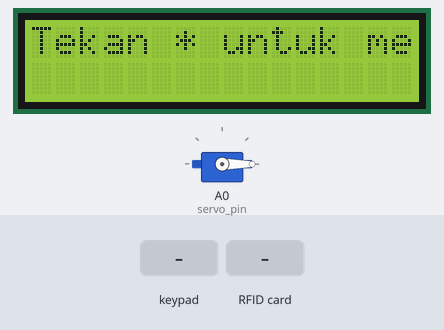
Bench run of a sketch on a simulated Arduino Uno, built with avr-gcc and run on an emulated ATmega328P. On the bench: 16×2 character LCD, servo. Inputs (shaded band) come from the test bench. What the sketch prints to the serial monitor is not drawn.

Above: at 1.3 s.
1.4 s: key '*' pressed
At 2.0 s:
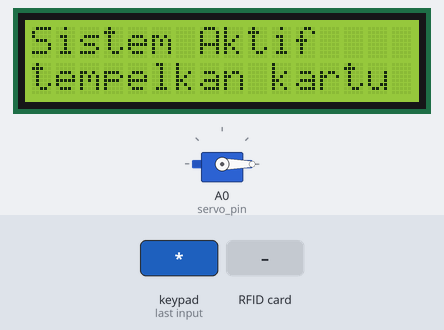
2.9 s: RFID card 5E 7A 19 C4 held to the reader
At 3.3 s:
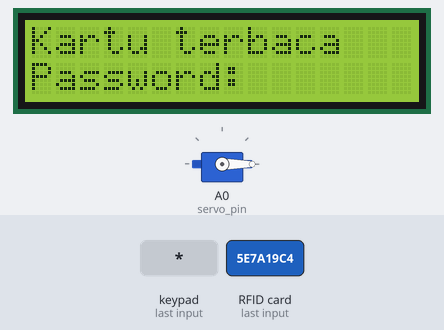
4.4 s: keypad keys 1 2 3 4 # pressed 0.4 s apart
At 7.3 s:
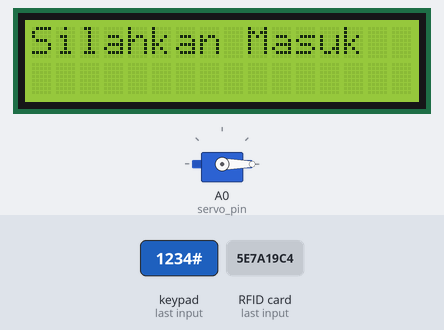
Timing chart, 0 to 12.5 s (numbered marks = the images above; inputs shaded):
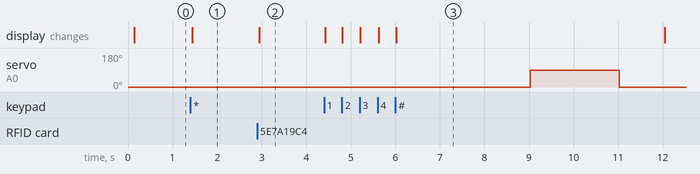

The sketch:

sketch_jun11a.ino
```cpp
#include <LiquidCrystal_I2C.h>
#include <MFRC522.h>
#include <SPI.h>
#include <Servo.h>
#include <Keypad.h>

#define RST_PIN A3
#define SS_PIN 10
#define servo_pin A0
const byte ROWS = 4;
const byte COLS = 4;

MFRC522 mfrc522(SS_PIN, RST_PIN);
LiquidCrystal_I2C lcd(0x27, 16, 2);
Servo myServo;

char customKeymap[ROWS][COLS] = {
  {'1','2','3','A'},
  {'4','5','6','B'},
  {'7','8','9','C'},
  {'*','0','#','D'}
};

byte rowPins[ROWS] = {9, 8, 7, 6};
byte colPins[COLS] = {5, 4, 3, 2};
Keypad keypad = Keypad(makeKeymap(customKeymap), rowPins, colPins, ROWS, COLS);

char password[] = "1234";
char enteredPassword[5];
int passwordIndex = 0;
int attemptsLeft = 3;  // Jumlah kesempatan yang diberikan kepada pengguna
bool passwordMode = false;
bool systemActive = false;

void setup() {
  Serial.begin(115200);
  while (!Serial);

  SPI.begin();
  mfrc522.PCD_Init();
  delay(4);
  mfrc522.PCD_DumpVersionToSerial();

  lcd.init();
  lcd.backlight();
  lcd.setCursor(0, 0);
  lcd.print("Tekan * untuk memulai");

  myServo.attach(servo_pin);
  myServo.write(0);
}

void loop() {
  char key = keypad.getKey();

  if (!systemActive) {
    if (key == '*') {
      activateSystem();
    }
  } else {
    readRFID();
    if (passwordMode) {
      handlePasswordInput();
    }
  }
}

void activateSystem() {
  systemActive = true;
  lcd.clear();
  lcd.setCursor(0, 0);
  lcd.print("Sistem Aktif");
  lcd.setCursor(0, 1);
  lcd.print("tempelkan kartu");
}

void readRFID() {
  if (mfrc522.PICC_IsNewCardPresent()) {
    if (mfrc522.PICC_ReadCardSerial()) {
      mfrc522.PICC_DumpToSerial(&(mfrc522.uid));
      lcd.clear();
      lcd.setCursor(0, 0);
      lcd.print("Kartu terbaca");
      lcd.setCursor(0, 1);
      lcd.print("Password: ");

      passwordMode = true;
      passwordIndex = 0;
      memset(enteredPassword, 0, sizeof(enteredPassword));
    } else {
      handleRFIDError();
    }
  }
}

void handleRFIDError() {
  lcd.clear();
  lcd.setCursor(0, 0);
  lcd.print("Gagal membaca kartu");
  lcd.setCursor(0, 1);
  lcd.print("Coba lagi...");
  delay(2000);
  lcd.clear();
  lcd.setCursor(0, 0);
  lcd.print("Tekan * untuk memulai");
  resetSystem();
}

void handlePasswordInput() {
  char key = keypad.getKey();
  if (key) {
    if (key == '#') {
      enteredPassword[passwordIndex] = '\0';
      checkPassword();
    } else {
      enteredPassword[passwordIndex] = key;
      passwordIndex++;
      lcd.print('*');
    }
  }
}

void checkPassword() {
  lcd.clear();
  lcd.setCursor(0, 0);

  if (strcmp(enteredPassword, password) == 0) {
    lcd.print("Silahkan Masuk");
    Serial.println("\nPassword Correct! Access Granted.");
    delay(2000);

    unlockDoor();

    resetSystem();
  } else {
    lcd.print("Password Salah");
    Serial.println("\nIncorrect Password! Access Denied.");
    attemptsLeft--;

    if (attemptsLeft > 0) {
      lcd.setCursor(0, 1);
      lcd.print("Kesempatan: " + String(attemptsLeft));
      delay(2000);
      resetPasswordInput();
    } else {
      lcd.setCursor(0, 1);
      lcd.print("Sabar ya");

      for (int countdown = 10; countdown > 0; countdown--) {
        lcd.setCursor(0, 1);
        lcd.print("Sabar ya - " + String(countdown) + " detik ");
        delay(1000);
      }

      lcd.clear();
      lcd.print("Tekan * untuk memulai");
      systemActive = false;
      passwordMode = false;
      passwordIndex = 0;
      attemptsLeft = 3;
      memset(enteredPassword, 0, sizeof(enteredPassword));
    }
  }
}


void unlockDoor() {
  delay(1000);
  Serial.println("Menggerakkan Servo ke posisi terbuka (90)");
  myServo.write(90);
  delay(2000);

  Serial.println("Menggerakkan Servo kembali ke posisi tertutup (0)");
  myServo.write(0);

  // Tambahkan delay untuk memberi waktu servo kembali ke posisi awal sebelum keluar dari sistem
  delay(1000);
}

void resetSystem() {
  lcd.clear();
  lcd.setCursor(0, 0);
  lcd.print("Tekan * untuk memulai");
  systemActive = false;
  passwordMode = false;
  passwordIndex = 0;
  attemptsLeft = 3;
  memset(enteredPassword, 0, sizeof(enteredPassword));
}

void resetPasswordInput() {
  lcd.clear();
  lcd.setCursor(0, 1);
  lcd.print("Password: ");
  passwordIndex = 0;
  memset(enteredPassword, 0, sizeof(enteredPassword));

}
```

Measured:
- after the input at 1.4 s, the display: changes at once (image 1)
- after the input at 2.9 s, the display: changes at once (image 2)
- after the input at 4.4 s, servo on A0 (servo_pin): 0° → 90° after 4.6 s, → 0° 2.0 s later; the display: first changes at once (image 3 shows a later state)
